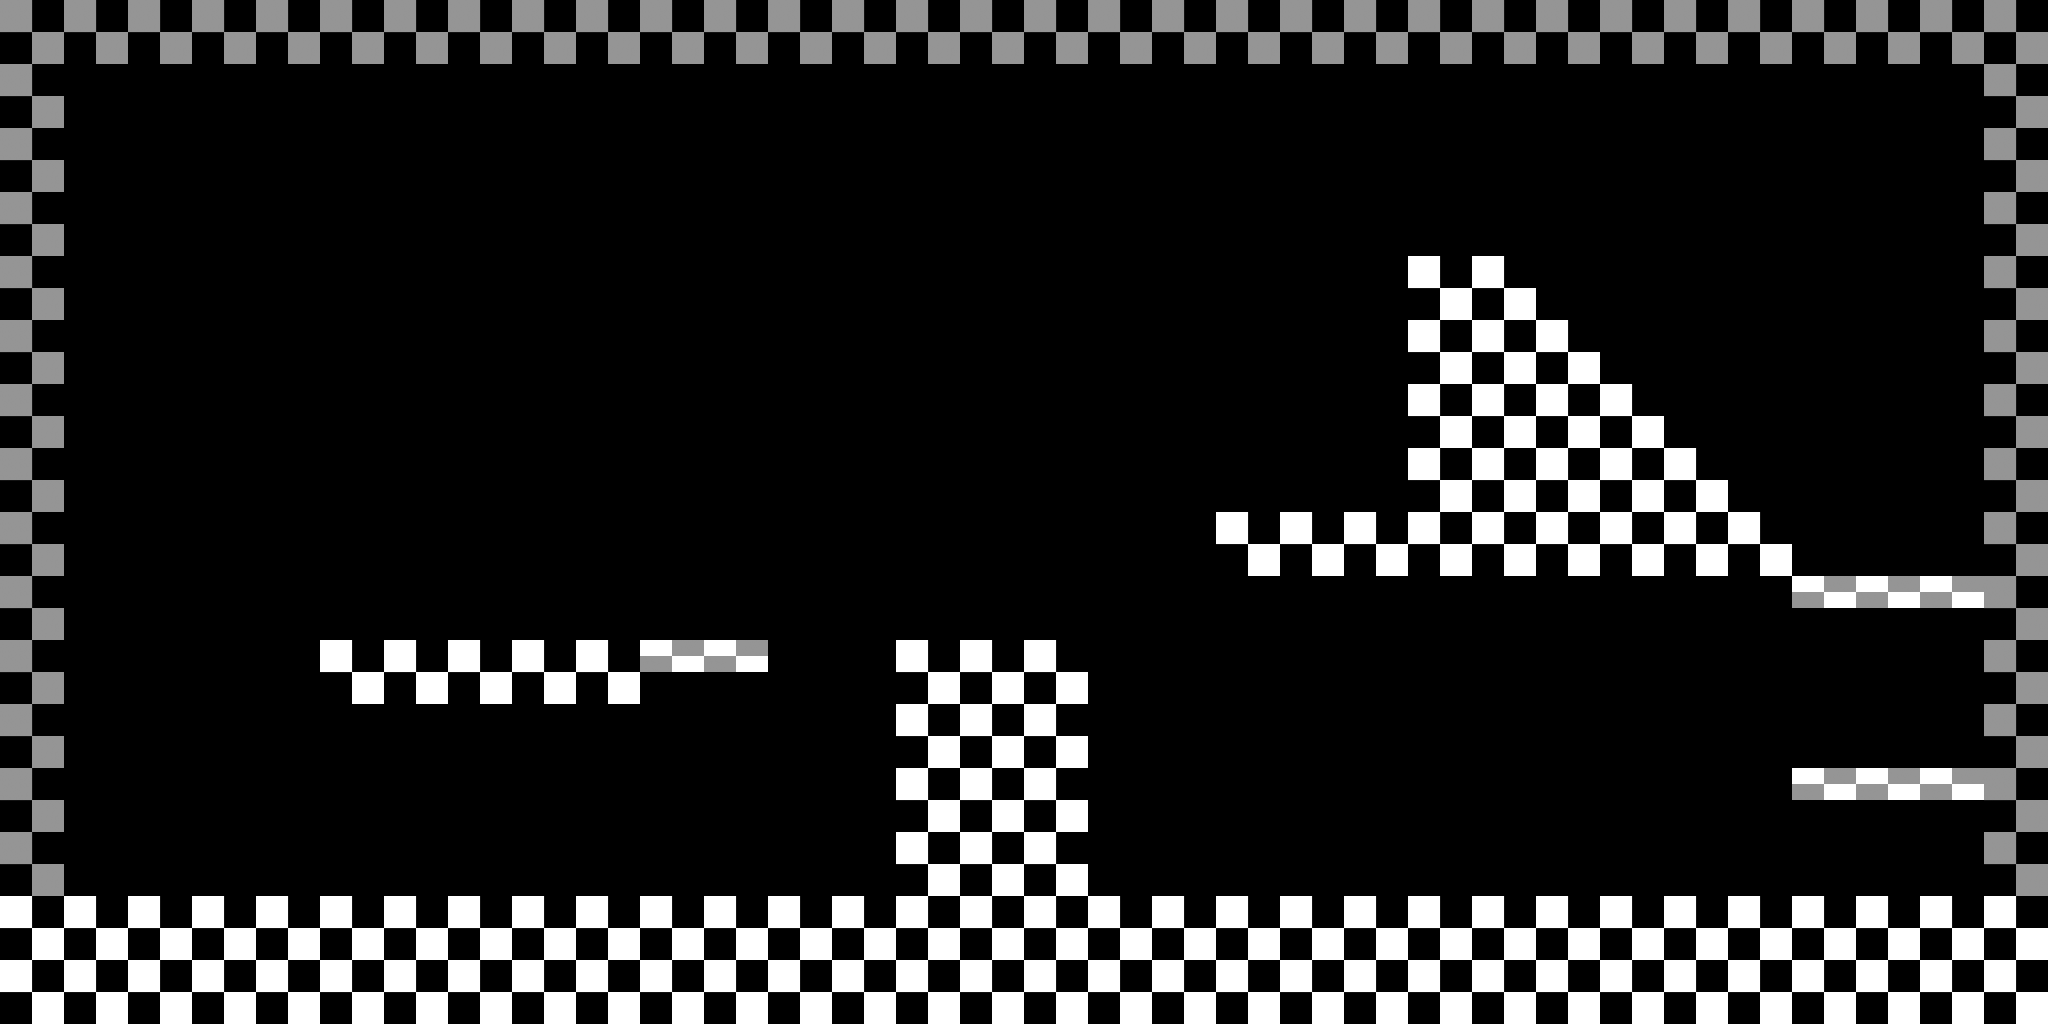

The image is a tile-based game level rendered from a .tmx file. Its description and source (layers, tilesets, objects; grid data summarised) follow:
An orthogonal 32x16 tile map with 64x64 px tiles, 1 tile layer (tiles) and 15 objects (11x block, 3x platform).

<map version="1.2" tiledversion="1.3.3" orientation="orthogonal" renderorder="right-down" width="32" height="16" tilewidth="64" tileheight="64" infinite="0" nextlayerid="4" nextobjectid="18">
 <tileset firstgid="1" name="testTile" tilewidth="64" tileheight="64" tilecount="4" columns="2">
  <image source="../textures/testTile.png" width="128" height="128" />
 </tileset>
 <layer id="1" name="tiles" width="32" height="16">
  <data>[512 cells, 512 non-empty, 4 distinct tile ids]</data>
 </layer>
 <objectgroup id="3" name="objects">
  <object id="1" name="block" type="block" x="-1.95357" y="898.64" width="2047.34" height="125.028" />
  <object id="2" name="block" type="block" x="0" y="0" width="60.5605" height="898.64" />
  <object id="3" name="block" type="block" x="1982.87" y="-1.95357" width="60.5605" height="896.687" />
  <object id="4" name="block" type="block" x="60.5605" y="0" width="1918.4" height="60.5605" />
  <object id="6" name="block" type="block" x="316.478" y="638.816" width="320.385" height="64.4677" />
  <object id="7" name="block" type="block" x="896.687" y="636.862" width="187.542" height="259.824" />
  <object id="8" name="block" type="block" x="1213.16" y="507.927" width="574.348" height="64.4677" />
  <object id="9" name="block" type="block" x="1406.57" y="252.01" width="125.028" height="253.964" />
  <object id="10" name="block" type="block" x="1533.55" y="318.431" width="66.4212" height="191.449" />
  <object id="11" name="block" type="block" x="1603.88" y="380.945" width="56.6534" height="126.982" />
  <object id="12" name="block" type="block" x="1660.53" y="443.459" width="70.3284" height="64.4677" />
  <object id="14" type="platform" x="638.816" y="634.909" width="130.889" height="37.1178" />
  <object id="15" type="platform" x="1791.42" y="574.348" width="189.496" height="33.2106" />
  <object id="16" type="platform" x="1791.42" y="761.891" width="191.449" height="37.1178" />
  <object id="17" gid="1" x="218" y="837" width="64" height="64" />
 </objectgroup>
</map>